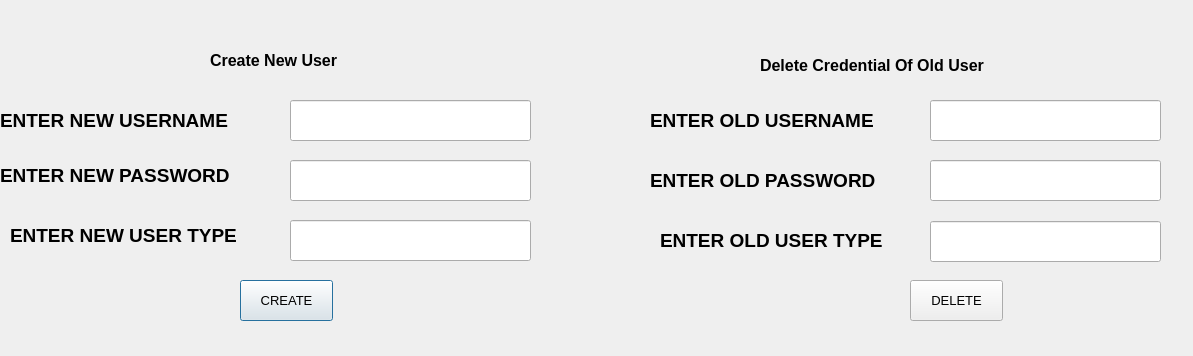
<?xml version="1.0" encoding="UTF-8"?>
<ui version="4.0">
 <class>changeLoginCred</class>
 <widget class="QDialog" name="changeLoginCred">
  <property name="geometry">
   <rect>
    <x>0</x>
    <y>0</y>
    <width>1193</width>
    <height>356</height>
   </rect>
  </property>
  <property name="windowTitle">
   <string>Change User Credentials</string>
  </property>
  <widget class="QLabel" name="label">
   <property name="geometry">
    <rect>
     <x>650</x>
     <y>110</y>
     <width>281</width>
     <height>20</height>
    </rect>
   </property>
   <property name="font">
    <font>
     <pointsize>14</pointsize>
     <weight>75</weight>
     <bold>true</bold>
    </font>
   </property>
   <property name="text">
    <string>ENTER OLD USERNAME</string>
   </property>
  </widget>
  <widget class="QLabel" name="label_2">
   <property name="geometry">
    <rect>
     <x>0</x>
     <y>110</y>
     <width>281</width>
     <height>20</height>
    </rect>
   </property>
   <property name="font">
    <font>
     <pointsize>14</pointsize>
     <weight>75</weight>
     <bold>true</bold>
    </font>
   </property>
   <property name="text">
    <string>ENTER NEW USERNAME</string>
   </property>
  </widget>
  <widget class="QLabel" name="label_3">
   <property name="geometry">
    <rect>
     <x>0</x>
     <y>160</y>
     <width>291</width>
     <height>31</height>
    </rect>
   </property>
   <property name="font">
    <font>
     <pointsize>14</pointsize>
     <weight>75</weight>
     <bold>true</bold>
    </font>
   </property>
   <property name="text">
    <string>ENTER NEW PASSWORD</string>
   </property>
  </widget>
  <widget class="QLabel" name="label_4">
   <property name="geometry">
    <rect>
     <x>650</x>
     <y>170</y>
     <width>281</width>
     <height>21</height>
    </rect>
   </property>
   <property name="font">
    <font>
     <pointsize>14</pointsize>
     <weight>75</weight>
     <bold>true</bold>
    </font>
   </property>
   <property name="text">
    <string>ENTER OLD PASSWORD</string>
   </property>
  </widget>
  <widget class="QLineEdit" name="lineEdit_del_user">
   <property name="geometry">
    <rect>
     <x>930</x>
     <y>100</y>
     <width>231</width>
     <height>41</height>
    </rect>
   </property>
   <property name="font">
    <font>
     <pointsize>14</pointsize>
    </font>
   </property>
   <property name="styleSheet">
    <string notr="true">QLineEdit {
    border: 1px solid #a9a9a9;
    padding: 5px;
    border-radius: 10px; /* Adjust the value to control the roundness */
    background-color: #ffffff; /* Set the background color to white */
    color: #333333;
}

QLineEdit:focus {
    border-color: #3e7bb6;
}

QLineEdit:hover {
    background-color: #e6f3ff; /* Set the hover background color to light blue */
    animation: blink 0.5s alternate infinite; /* Add a blinking animation */
}

@keyframes blink {
    from {
        background-color: #e6f3ff;
    }
    to {
        background-color: #ffffff;
    }
}
</string>
   </property>
  </widget>
  <widget class="QLineEdit" name="lineEdit_new_user">
   <property name="geometry">
    <rect>
     <x>290</x>
     <y>100</y>
     <width>241</width>
     <height>41</height>
    </rect>
   </property>
   <property name="font">
    <font>
     <pointsize>14</pointsize>
    </font>
   </property>
   <property name="styleSheet">
    <string notr="true">QLineEdit {
    border: 1px solid #a9a9a9;
    padding: 5px;
    border-radius: 10px; /* Adjust the value to control the roundness */
    background-color: #ffffff; /* Set the background color to white */
    color: #333333;
}

QLineEdit:focus {
    border-color: #3e7bb6;
}

QLineEdit:hover {
    background-color: #e6f3ff; /* Set the hover background color to light blue */
    animation: blink 0.5s alternate infinite; /* Add a blinking animation */
}

@keyframes blink {
    from {
        background-color: #e6f3ff;
    }
    to {
        background-color: #ffffff;
    }
}
</string>
   </property>
  </widget>
  <widget class="QLineEdit" name="lineEdit_new_pwd">
   <property name="geometry">
    <rect>
     <x>290</x>
     <y>160</y>
     <width>241</width>
     <height>41</height>
    </rect>
   </property>
   <property name="font">
    <font>
     <pointsize>14</pointsize>
    </font>
   </property>
   <property name="styleSheet">
    <string notr="true">QLineEdit {
    border: 1px solid #a9a9a9;
    padding: 5px;
    border-radius: 10px; /* Adjust the value to control the roundness */
    background-color: #ffffff; /* Set the background color to white */
    color: #333333;
}

QLineEdit:focus {
    border-color: #3e7bb6;
}

QLineEdit:hover {
    background-color: #e6f3ff; /* Set the hover background color to light blue */
    animation: blink 0.5s alternate infinite; /* Add a blinking animation */
}

@keyframes blink {
    from {
        background-color: #e6f3ff;
    }
    to {
        background-color: #ffffff;
    }
}
</string>
   </property>
  </widget>
  <widget class="QLineEdit" name="lineEdit_old_pwd">
   <property name="geometry">
    <rect>
     <x>930</x>
     <y>160</y>
     <width>231</width>
     <height>41</height>
    </rect>
   </property>
   <property name="font">
    <font>
     <pointsize>14</pointsize>
    </font>
   </property>
   <property name="styleSheet">
    <string notr="true">QLineEdit {
    border: 1px solid #a9a9a9;
    padding: 5px;
    border-radius: 10px; /* Adjust the value to control the roundness */
    background-color: #ffffff; /* Set the background color to white */
    color: #333333;
}

QLineEdit:focus {
    border-color: #3e7bb6;
}

QLineEdit:hover {
    background-color: #e6f3ff; /* Set the hover background color to light blue */
    animation: blink 0.5s alternate infinite; /* Add a blinking animation */
}

@keyframes blink {
    from {
        background-color: #e6f3ff;
    }
    to {
        background-color: #ffffff;
    }
}
</string>
   </property>
  </widget>
  <widget class="QPushButton" name="pushButton">
   <property name="geometry">
    <rect>
     <x>240</x>
     <y>280</y>
     <width>93</width>
     <height>41</height>
    </rect>
   </property>
   <property name="font">
    <font>
     <pointsize>10</pointsize>
     <weight>50</weight>
     <bold>false</bold>
    </font>
   </property>
   <property name="text">
    <string>CREATE</string>
   </property>
  </widget>
  <widget class="QPushButton" name="pushButton_2">
   <property name="geometry">
    <rect>
     <x>910</x>
     <y>280</y>
     <width>93</width>
     <height>41</height>
    </rect>
   </property>
   <property name="font">
    <font>
     <pointsize>10</pointsize>
    </font>
   </property>
   <property name="text">
    <string>DELETE</string>
   </property>
  </widget>
  <widget class="QLabel" name="label_5">
   <property name="geometry">
    <rect>
     <x>210</x>
     <y>50</y>
     <width>181</width>
     <height>21</height>
    </rect>
   </property>
   <property name="font">
    <font>
     <pointsize>12</pointsize>
     <weight>75</weight>
     <bold>true</bold>
    </font>
   </property>
   <property name="text">
    <string>Create New User</string>
   </property>
  </widget>
  <widget class="QLabel" name="label_6">
   <property name="geometry">
    <rect>
     <x>760</x>
     <y>50</y>
     <width>311</width>
     <height>31</height>
    </rect>
   </property>
   <property name="font">
    <font>
     <pointsize>12</pointsize>
     <weight>75</weight>
     <bold>true</bold>
    </font>
   </property>
   <property name="text">
    <string>Delete Credential Of Old User</string>
   </property>
  </widget>
  <widget class="QLabel" name="label_7">
   <property name="geometry">
    <rect>
     <x>10</x>
     <y>220</y>
     <width>281</width>
     <height>31</height>
    </rect>
   </property>
   <property name="font">
    <font>
     <pointsize>14</pointsize>
     <weight>75</weight>
     <bold>true</bold>
    </font>
   </property>
   <property name="text">
    <string>ENTER NEW USER TYPE</string>
   </property>
  </widget>
  <widget class="QLabel" name="label_8">
   <property name="geometry">
    <rect>
     <x>660</x>
     <y>230</y>
     <width>271</width>
     <height>20</height>
    </rect>
   </property>
   <property name="font">
    <font>
     <pointsize>14</pointsize>
     <weight>75</weight>
     <bold>true</bold>
    </font>
   </property>
   <property name="text">
    <string>ENTER OLD USER TYPE</string>
   </property>
  </widget>
  <widget class="QLineEdit" name="lineEdit_type">
   <property name="geometry">
    <rect>
     <x>290</x>
     <y>220</y>
     <width>241</width>
     <height>41</height>
    </rect>
   </property>
   <property name="font">
    <font>
     <pointsize>14</pointsize>
    </font>
   </property>
   <property name="styleSheet">
    <string notr="true">QLineEdit {
    border: 1px solid #a9a9a9;
    padding: 5px;
    border-radius: 10px; /* Adjust the value to control the roundness */
    background-color: #ffffff; /* Set the background color to white */
    color: #333333;
}

QLineEdit:focus {
    border-color: #3e7bb6;
}

QLineEdit:hover {
    background-color: #e6f3ff; /* Set the hover background color to light blue */
    animation: blink 0.5s alternate infinite; /* Add a blinking animation */
}

@keyframes blink {
    from {
        background-color: #e6f3ff;
    }
    to {
        background-color: #ffffff;
    }
}
</string>
   </property>
  </widget>
  <widget class="QLineEdit" name="lineEdit_old_type">
   <property name="geometry">
    <rect>
     <x>930</x>
     <y>221</y>
     <width>231</width>
     <height>41</height>
    </rect>
   </property>
   <property name="font">
    <font>
     <pointsize>14</pointsize>
    </font>
   </property>
   <property name="styleSheet">
    <string notr="true">QLineEdit {
    border: 1px solid #a9a9a9;
    padding: 5px;
    border-radius: 10px; /* Adjust the value to control the roundness */
    background-color: #ffffff; /* Set the background color to white */
    color: #333333;
}

QLineEdit:focus {
    border-color: #3e7bb6;
}

QLineEdit:hover {
    background-color: #e6f3ff; /* Set the hover background color to light blue */
    animation: blink 0.5s alternate infinite; /* Add a blinking animation */
}

@keyframes blink {
    from {
        background-color: #e6f3ff;
    }
    to {
        background-color: #ffffff;
    }
}
</string>
   </property>
  </widget>
 </widget>
 <resources/>
 <connections/>
</ui>
